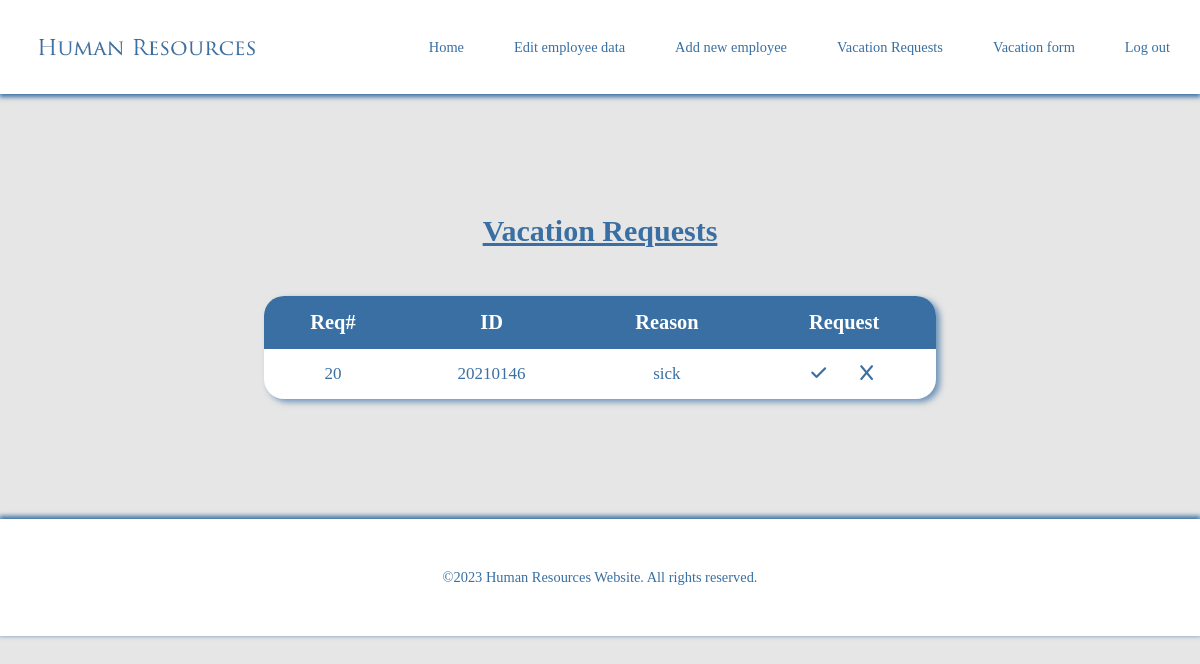
Page /request/ on the committed database.
### pages/models.py (models this page shows, shortened)
class VacationRequest(models.Model):
    name = models.CharField(max_length=100)
    email = models.EmailField()
    id_number = models.CharField(max_length=100)
    vacation_days = models.IntegerField()
    reason = models.TextField()
    start_date = models.DateField()
    end_date = models.DateField()

### pages/views.py (the view)
# urls.py: path('request/',views.vacrequest,name='req'),
def vacrequest(request):
    myrequests = VacationRequest.objects.all().values()
    template = loader.get_template('request.html')
    context = {
        'myrequests': myrequests,
    }
    return HttpResponse(template.render(context,request))

### pages/templates/request.html (shortened to what this page needs)
{% load static %}
<!DOCTYPE html>
<html>
    <head>
        <link rel="stylesheet" href="{% static 'css/navfoter.css' %}">
        <link rel="stylesheet" href="{% static 'css/requestt.css' %}">
    </head>
    <body>
        <nav>
            <img src="{% static 'imgs/HR.png' %}" alt="logo">
            <div class="hide">
                <ul>
                    <li><a href="../home/">Home </a></li>
                    <li><a href="../edittable/">Edit employee data</a></li>
                    <li><a href="../add/">Add new employee </a></li>
                    <li><a href="#">Vacation Requests </a></li>
                    <li><a href="../form/">Vacation form </a></li>
                    <li><a href="../login/">Log out</a></li>
                </ul>
            </div>
        </nav>
        <center>
            <section>
                <h1>Vacation Requests</h1>
                <table id="tbl">
                    <thead>
                        <td>Req#</td>
                        <td>ID</td>
                        <td>Reason</td>
                        <td>Request</td>
                    </thead>
                    {% for x in myrequests %}
                        <tr>
                            <td>{{x.id}}</td>
                            <td>{{x.id_number}}</td>
                            <td>{{x.reason}}</td>
                            <td>
                                <i class="fa-solid fa-check yes-icon" data-id="{{x.id}}">&nbsp &nbsp &nbsp &nbsp</i>
                                <i class="fa-solid fa-x no-icon" data-id="{{x.id}}">&nbsp</i>
                            </td>
                        </tr>
                    {% endfor %}
                </table>
            </section>
        </center>
        <footer class="footer">
            <p><span>&copy;2023</span> Human Resources Website. All rights reserved.</p>
        </footer>
    </body>
</html>

### pages/static/css/navfoter.css (style rules this page uses)
* { margin: 0px; }
body { background-color: rgb(231, 230, 230); }
nav { display: flex; justify-content: space-between; align-items: center; padding: 30px; background-color: white; box-shadow: 0px 2px 5px 1px rgb(57, 111, 162); font-size: 1.2vw; }
a:link { text-decoration: none; }
a { color: rgb(57, 111, 162); }
nav ul { display: flex; list-style: none; }
nav li { margin-left: 50px; }
section { padding: 10%; }
nav img { width: 20vw; }
footer { background-color: white; padding: 50px; font-size: 1.2vw; text-align: center; box-shadow: 0px -2px 5px 1px rgb(57, 111, 162); color: rgb(57, 111, 162); }

### pages/static/css/requestt.css (style rules this page uses)
table { width: 70%; background-color: white; border-collapse:collapse; border-radius: 20px; overflow: hidden; box-shadow: rgb(57, 111, 162, 0.7) 4px 3px 6px; }
td { text-align: center; padding: 15px; font-size: 17px; border: none; color: rgb(57, 111, 162); }
thead { background-color: rgb(57, 111, 162); }
thead td { color: white !important; font-size: 1.7vw; font-weight: bold; }
h1 { margin-bottom: 5%; color: rgb(57, 111, 162); text-decoration: underline; font-size: 30px; }

### rows in the picture
VacationRequest: id "20", id_number "20210146", reason "sick"
